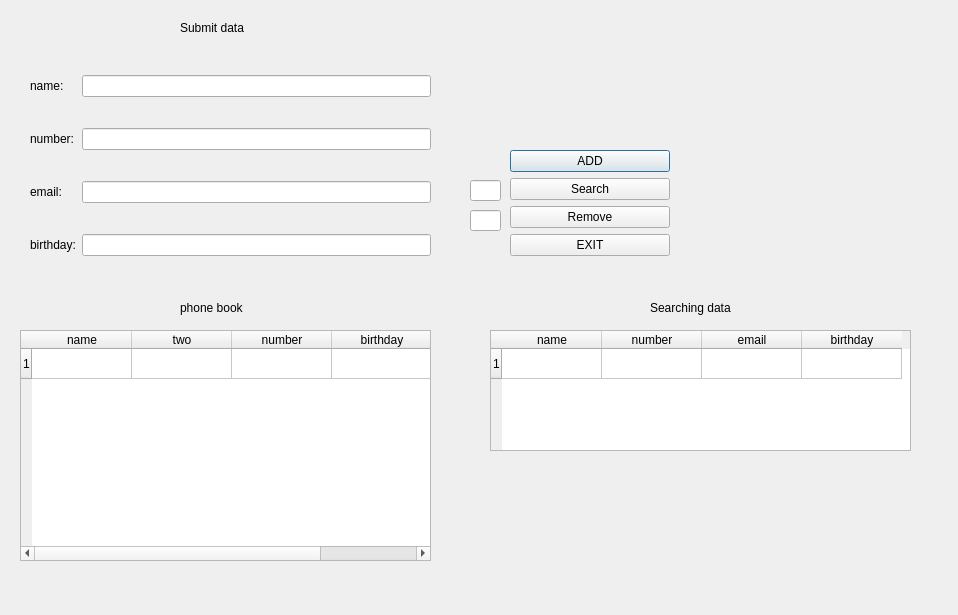
<?xml version="1.0" encoding="UTF-8"?>
<ui version="4.0">
 <class>Dialog</class>
 <widget class="QDialog" name="Dialog">
  <property name="geometry">
   <rect>
    <x>0</x>
    <y>0</y>
    <width>958</width>
    <height>615</height>
   </rect>
  </property>
  <property name="windowTitle">
   <string>Dialog</string>
  </property>
  <widget class="QWidget" name="gridLayoutWidget">
   <property name="geometry">
    <rect>
     <x>30</x>
     <y>50</y>
     <width>401</width>
     <height>231</height>
    </rect>
   </property>
   <layout class="QGridLayout" name="gridLayout">
    <item row="1" column="0">
     <widget class="QLabel" name="label">
      <property name="text">
       <string>name:</string>
      </property>
     </widget>
    </item>
    <item row="2" column="0">
     <widget class="QLabel" name="label_2">
      <property name="text">
       <string>number:</string>
      </property>
     </widget>
    </item>
    <item row="3" column="0">
     <widget class="QLabel" name="label_3">
      <property name="text">
       <string>email:</string>
      </property>
     </widget>
    </item>
    <item row="4" column="0">
     <widget class="QLabel" name="label_4">
      <property name="text">
       <string>birthday:</string>
      </property>
     </widget>
    </item>
    <item row="1" column="1">
     <widget class="QLineEdit" name="lineEdit"/>
    </item>
    <item row="2" column="1">
     <widget class="QLineEdit" name="lineEdit_2"/>
    </item>
    <item row="3" column="1">
     <widget class="QLineEdit" name="lineEdit_3"/>
    </item>
    <item row="4" column="1">
     <widget class="QLineEdit" name="lineEdit_4"/>
    </item>
   </layout>
  </widget>
  <widget class="QWidget" name="verticalLayoutWidget">
   <property name="geometry">
    <rect>
     <x>510</x>
     <y>150</y>
     <width>160</width>
     <height>108</height>
    </rect>
   </property>
   <layout class="QVBoxLayout" name="verticalLayout">
    <item>
     <widget class="QPushButton" name="Add">
      <property name="text">
       <string>ADD</string>
      </property>
     </widget>
    </item>
    <item>
     <widget class="QPushButton" name="pushButton">
      <property name="text">
       <string>Search</string>
      </property>
     </widget>
    </item>
    <item>
     <widget class="QPushButton" name="pushButton_3">
      <property name="text">
       <string>Remove</string>
      </property>
     </widget>
    </item>
    <item>
     <widget class="QPushButton" name="pushButton_2">
      <property name="text">
       <string>EXIT</string>
      </property>
     </widget>
    </item>
   </layout>
  </widget>
  <widget class="QTableWidget" name="tableWidget_2">
   <property name="geometry">
    <rect>
     <x>20</x>
     <y>330</y>
     <width>411</width>
     <height>231</height>
    </rect>
   </property>
   <row>
    <property name="text">
     <string>1</string>
    </property>
   </row>
   <column>
    <property name="text">
     <string>name</string>
    </property>
   </column>
   <column>
    <property name="text">
     <string>two</string>
    </property>
   </column>
   <column>
    <property name="text">
     <string>number</string>
    </property>
   </column>
   <column>
    <property name="text">
     <string>birthday</string>
    </property>
   </column>
  </widget>
  <widget class="QLineEdit" name="lineEdit_5">
   <property name="geometry">
    <rect>
     <x>470</x>
     <y>210</y>
     <width>31</width>
     <height>21</height>
    </rect>
   </property>
  </widget>
  <widget class="QLineEdit" name="lineEdit_6">
   <property name="geometry">
    <rect>
     <x>470</x>
     <y>180</y>
     <width>31</width>
     <height>21</height>
    </rect>
   </property>
  </widget>
  <widget class="QLabel" name="label_5">
   <property name="geometry">
    <rect>
     <x>650</x>
     <y>300</y>
     <width>121</width>
     <height>16</height>
    </rect>
   </property>
   <property name="text">
    <string>Searching data</string>
   </property>
  </widget>
  <widget class="QTableWidget" name="tableWidget">
   <property name="geometry">
    <rect>
     <x>490</x>
     <y>330</y>
     <width>421</width>
     <height>121</height>
    </rect>
   </property>
   <row>
    <property name="text">
     <string>1</string>
    </property>
   </row>
   <column>
    <property name="text">
     <string>name</string>
    </property>
   </column>
   <column>
    <property name="text">
     <string>number</string>
    </property>
   </column>
   <column>
    <property name="text">
     <string>email</string>
    </property>
   </column>
   <column>
    <property name="text">
     <string>birthday</string>
    </property>
   </column>
  </widget>
  <widget class="QLabel" name="label_6">
   <property name="geometry">
    <rect>
     <x>180</x>
     <y>300</y>
     <width>121</width>
     <height>16</height>
    </rect>
   </property>
   <property name="text">
    <string>phone book</string>
   </property>
  </widget>
  <widget class="QLabel" name="label_7">
   <property name="geometry">
    <rect>
     <x>180</x>
     <y>20</y>
     <width>121</width>
     <height>16</height>
    </rect>
   </property>
   <property name="text">
    <string>Submit data</string>
   </property>
  </widget>
 </widget>
 <resources/>
 <connections/>
</ui>
